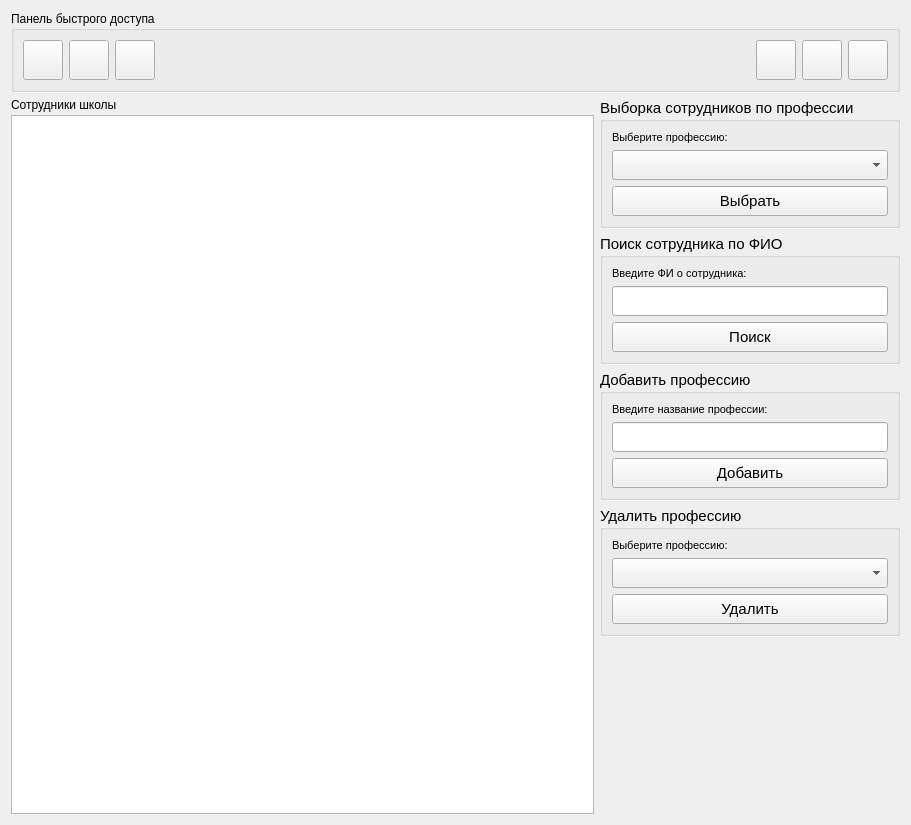
      <widget class="QWidget" name="tabEmployes">
       <attribute name="title">
        <string>Сотрудники</string>
       </attribute>
       <layout class="QVBoxLayout" name="verticalLayout_7">
        <item>
         <widget class="QGroupBox" name="groupBox">
          <property name="enabled">
           <bool>true</bool>
          </property>
          <property name="minimumSize">
           <size>
            <width>0</width>
            <height>80</height>
           </size>
          </property>
          <property name="title">
           <string>Панель быстрого доступа</string>
          </property>
          <layout class="QHBoxLayout" name="horizontalLayout_2">
           <item>
            <widget class="QPushButton" name="btnReloadEmployees">
             <property name="minimumSize">
              <size>
               <width>40</width>
               <height>40</height>
              </size>
             </property>
             <property name="maximumSize">
              <size>
               <width>40</width>
               <height>40</height>
              </size>
             </property>
             <property name="cursor">
              <cursorShape>PointingHandCursor</cursorShape>
             </property>
             <property name="toolTip">
              <string>Обновить сотрудников в таблицы и профессии в списке</string>
             </property>
             <property name="icon">
              <iconset resource="../../Resources/img.qrc">
               <normaloff>:/icons/img/reload.png</normaloff>:/icons/img/reload.png</iconset>
             </property>
             <property name="iconSize">
              <size>
               <width>25</width>
               <height>25</height>
              </size>
             </property>
            </widget>
           </item>
           <item>
            <widget class="QPushButton" name="btnAddEmploye">
             <property name="minimumSize">
              <size>
               <width>40</width>
               <height>40</height>
              </size>
             </property>
             <property name="maximumSize">
              <size>
               <width>40</width>
               <height>40</height>
              </size>
             </property>
             <property name="cursor">
              <cursorShape>PointingHandCursor</cursorShape>
             </property>
             <property name="toolTip">
              <string>Добавить сотрудника</string>
             </property>
             <property name="text">
              <string/>
             </property>
             <property name="icon">
              <iconset resource="../../Resources/img.qrc">
               <normaloff>:/icons/img/add.png</normaloff>:/icons/img/add.png</iconset>
             </property>
             <property name="iconSize">
              <size>
               <width>25</width>
               <height>25</height>
              </size>
             </property>
            </widget>
           </item>
           <item>
            <widget class="QPushButton" name="btnRemoveEmploye">
             <property name="minimumSize">
              <size>
               <width>40</width>
               <height>40</height>
              </size>
             </property>
             <property name="maximumSize">
              <size>
               <width>40</width>
               <height>40</height>
              </size>
             </property>
             <property name="cursor">
              <cursorShape>PointingHandCursor</cursorShape>
             </property>
             <property name="toolTip">
              <string>Удалить сотрудника(ов)</string>
             </property>
             <property name="icon">
              <iconset resource="../../Resources/img.qrc">
               <normaloff>:/icons/img/delete.png</normaloff>:/icons/img/delete.png</iconset>
             </property>
             <property name="iconSize">
              <size>
               <width>25</width>
               <height>25</height>
              </size>
             </property>
            </widget>
           </item>
           <item>
            <spacer name="horizontalSpacer">
             <property name="orientation">
              <enum>Qt::Horizontal</enum>
             </property>
             <property name="sizeHint" stdset="0">
              <size>
               <width>595</width>
               <height>20</height>
              </size>
             </property>
            </spacer>
           </item>
           <item>
            <widget class="QPushButton" name="pushButton_2">
             <property name="minimumSize">
              <size>
               <width>40</width>
               <height>40</height>
              </size>
             </property>
             <property name="maximumSize">
              <size>
               <width>40</width>
               <height>40</height>
              </size>
             </property>
             <property name="cursor">
              <cursorShape>PointingHandCursor</cursorShape>
             </property>
             <property name="toolTip">
              <string>Вывести отчет о сотрудниках</string>
             </property>
             <property name="text">
              <string/>
             </property>
             <property name="icon">
              <iconset resource="../../Resources/img.qrc">
               <normaloff>:/icons/img/print.png</normaloff>:/icons/img/print.png</iconset>
             </property>
             <property name="iconSize">
              <size>
               <width>25</width>
               <height>25</height>
              </size>
             </property>
            </widget>
           </item>
           <item>
            <widget class="QPushButton" name="pushButton_3">
             <property name="minimumSize">
              <size>
               <width>40</width>
               <height>40</height>
              </size>
             </property>
             <property name="maximumSize">
              <size>
               <width>40</width>
               <height>40</height>
              </size>
             </property>
             <property name="cursor">
              <cursorShape>PointingHandCursor</cursorShape>
             </property>
             <property name="toolTip">
              <string>Распечатать данные о сотрудниках на принтере</string>
             </property>
             <property name="text">
              <string/>
             </property>
             <property name="icon">
              <iconset resource="../../Resources/img.qrc">
               <normaloff>:/icons/img/printer.png</normaloff>:/icons/img/printer.png</iconset>
             </property>
             <property name="iconSize">
              <size>
               <width>25</width>
               <height>25</height>
              </size>
             </property>
            </widget>
           </item>
           <item>
            <widget class="QPushButton" name="pushButton_4">
             <property name="minimumSize">
              <size>
               <width>40</width>
               <height>40</height>
              </size>
             </property>
             <property name="maximumSize">
              <size>
               <width>40</width>
               <height>40</height>
              </size>
             </property>
             <property name="cursor">
              <cursorShape>PointingHandCursor</cursorShape>
             </property>
             <property name="toolTip">
              <string>Вывести данные о сотрудниках в Excel</string>
             </property>
             <property name="text">
              <string/>
             </property>
             <property name="icon">
              <iconset resource="../../Resources/img.qrc">
               <normaloff>:/icons/img/excel.png</normaloff>:/icons/img/excel.png</iconset>
             </property>
             <property name="iconSize">
              <size>
               <width>25</width>
               <height>25</height>
              </size>
             </property>
            </widget>
           </item>
          </layout>
         </widget>
        </item>
        <item>
         <layout class="QHBoxLayout" name="horizontalLayout">
          <item>
           <layout class="QVBoxLayout" name="verticalLayout_2">
            <property name="spacing">
             <number>3</number>
            </property>
            <item>
             <widget class="QLabel" name="label">
              <property name="text">
               <string>Сотрудники школы</string>
              </property>
             </widget>
            </item>
            <item>
             <widget class="QTableView" name="tableEmployees"/>
            </item>
           </layout>
          </item>
          <item>
           <widget class="QWidget" name="widget" native="true">
            <property name="minimumSize">
             <size>
              <width>250</width>
              <height>0</height>
             </size>
            </property>
            <property name="maximumSize">
             <size>
              <width>300</width>
              <height>16777215</height>
             </size>
            </property>
            <property name="font">
             <font>
              <pointsize>11</pointsize>
             </font>
            </property>
            <layout class="QVBoxLayout" name="verticalLayout_4">
             <property name="leftMargin">
              <number>0</number>
             </property>
             <property name="topMargin">
              <number>0</number>
             </property>
             <property name="rightMargin">
              <number>0</number>
             </property>
             <property name="bottomMargin">
              <number>0</number>
             </property>
             <item>
              <widget class="QGroupBox" name="groupBox_3">
               <property name="title">
                <string>Выборка сотрудников по профессии</string>
               </property>
               <layout class="QVBoxLayout" name="verticalLayout_5">
                <item>
                 <widget class="QLabel" name="label_23">
                  <property name="font">
                   <font>
                    <pointsize>8</pointsize>
                   </font>
                  </property>
                  <property name="text">
                   <string>Выберите профессию:</string>
                  </property>
                 </widget>
                </item>
                <item>
                 <widget class="QComboBox" name="cbxProfessions">
                  <property name="minimumSize">
                   <size>
                    <width>0</width>
                    <height>30</height>
                   </size>
                  </property>
                 </widget>
                </item>
                <item>
                 <widget class="QPushButton" name="btnSelectEmployees">
                  <property name="minimumSize">
                   <size>
                    <width>0</width>
                    <height>30</height>
                   </size>
                  </property>
                  <property name="cursor">
                   <cursorShape>PointingHandCursor</cursorShape>
                  </property>
                  <property name="toolTip">
                   <string>Выбрать сотрудников определенной профессии</string>
                  </property>
                  <property name="text">
                   <string>Выбрать</string>
                  </property>
                  <property name="icon">
                   <iconset resource="../../Resources/img.qrc">
                    <normaloff>:/icons/img/select.png</normaloff>:/icons/img/select.png</iconset>
                  </property>
                 </widget>
                </item>
               </layout>
              </widget>
             </item>
             <item>
              <widget class="QGroupBox" name="groupBox_4">
               <property name="title">
                <string>Поиск сотрудника по ФИО</string>
               </property>
               <layout class="QVBoxLayout" name="verticalLayout_8">
                <item>
                 <widget class="QLabel" name="label_24">
                  <property name="font">
                   <font>
                    <pointsize>8</pointsize>
                   </font>
                  </property>
                  <property name="text">
                   <string>Введите ФИ о сотрудника:</string>
                  </property>
                 </widget>
                </item>
                <item>
                 <widget class="QLineEdit" name="editSearchEmployee">
                  <property name="minimumSize">
                   <size>
                    <width>0</width>
                    <height>30</height>
                   </size>
                  </property>
                  <property name="maxLength">
                   <number>50</number>
                  </property>
                 </widget>
                </item>
                <item>
                 <widget class="QPushButton" name="btnSearchEmployees">
                  <property name="minimumSize">
                   <size>
                    <width>0</width>
                    <height>30</height>
                   </size>
                  </property>
                  <property name="cursor">
                   <cursorShape>PointingHandCursor</cursorShape>
                  </property>
                  <property name="toolTip">
                   <string>Найти сотрудников по введенной ФИО</string>
                  </property>
                  <property name="text">
                   <string>Поиск</string>
                  </property>
                  <property name="icon">
                   <iconset resource="../../Resources/img.qrc">
                    <normaloff>:/icons/img/search.png</normaloff>:/icons/img/search.png</iconset>
                  </property>
                 </widget>
                </item>
               </layout>
              </widget>
             </item>
             <item>
              <widget class="QGroupBox" name="groupBox_19">
               <property name="title">
                <string>Добавить профессию</string>
               </property>
               <layout class="QVBoxLayout" name="verticalLayout_28">
                <item>
                 <widget class="QLabel" name="label_25">
                  <property name="font">
                   <font>
                    <pointsize>8</pointsize>
                   </font>
                  </property>
                  <property name="frameShape">
                   <enum>QFrame::NoFrame</enum>
                  </property>
                  <property name="text">
                   <string>Введите название профессии:</string>
                  </property>
                 </widget>
                </item>
                <item>
                 <widget class="QLineEdit" name="editAddingProfession">
                  <property name="minimumSize">
                   <size>
                    <width>0</width>
                    <height>30</height>
                   </size>
                  </property>
                 </widget>
                </item>
                <item>
                 <widget class="QPushButton" name="btnAddProfession">
                  <property name="minimumSize">
                   <size>
                    <width>0</width>
                    <height>30</height>
                   </size>
                  </property>
                  <property name="text">
                   <string>Добавить</string>
                  </property>
                  <property name="icon">
                   <iconset resource="../../Resources/img.qrc">
                    <normaloff>:/icons/img/add.png</normaloff>:/icons/img/add.png</iconset>
                  </property>
                 </widget>
                </item>
               </layout>
              </widget>
             </item>
             <item>
              <widget class="QGroupBox" name="groupBox_2">
               <property name="title">
                <string>Удалить профессию</string>
               </property>
               <layout class="QVBoxLayout" name="verticalLayout_6">
                <item>
                 <widget class="QLabel" name="label_22">
                  <property name="font">
                   <font>
                    <pointsize>8</pointsize>
                   </font>
                  </property>
                  <property name="text">
                   <string>Выберите профессию:</string>
                  </property>
                 </widget>
                </item>
                <item>
                 <widget class="QComboBox" name="cbxDeletingProfession">
                  <property name="minimumSize">
                   <size>
                    <width>0</width>
                    <height>30</height>
                   </size>
                  </property>
                 </widget>
                </item>
                <item>
                 <widget class="QPushButton" name="btnRemoveProfession">
                  <property name="minimumSize">
                   <size>
                    <width>0</width>
                    <height>30</height>
                   </size>
                  </property>
                  <property name="cursor">
                   <cursorShape>PointingHandCursor</cursorShape>
                  </property>
                  <property name="toolTip">
                   <string>Отсортировать сотрудников выбранным способом</string>
                  </property>
                  <property name="text">
                   <string>Удалить</string>
                  </property>
                  <property name="icon">
                   <iconset resource="../../Resources/img.qrc">
                    <normaloff>:/icons/img/delete.png</normaloff>:/icons/img/delete.png</iconset>
                  </property>
                 </widget>
                </item>
               </layout>
              </widget>
             </item>
             <item>
              <spacer name="verticalSpacer_2">
               <property name="orientation">
                <enum>Qt::Vertical</enum>
               </property>
               <property name="sizeHint" stdset="0">
                <size>
                 <width>20</width>
                 <height>178</height>
                </size>
               </property>
              </spacer>
             </item>
            </layout>
           </widget>
          </item>
         </layout>
        </item>
       </layout>
      </widget>
